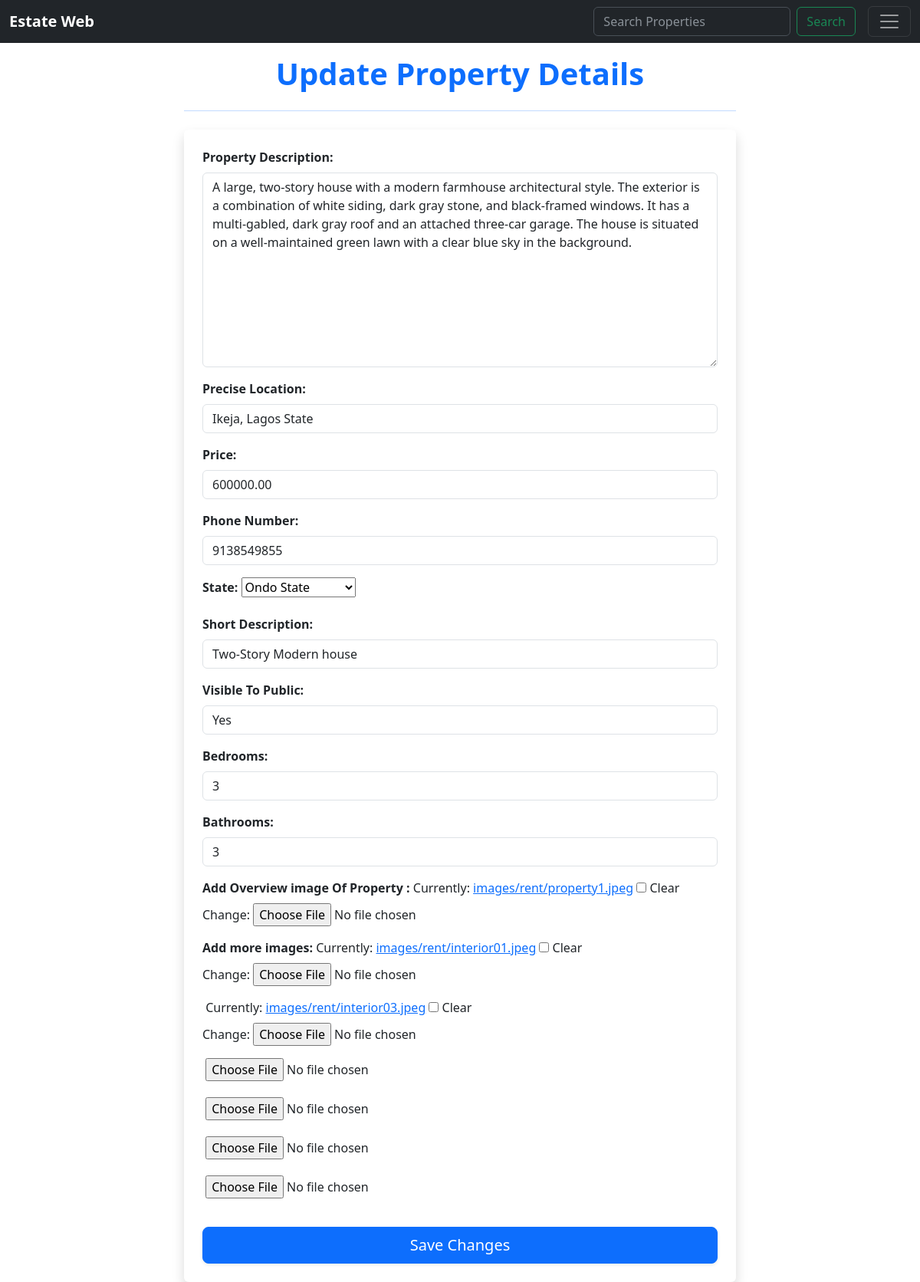
Screenshot of /update_property/19 (signed in) with the database file from the repository.
### estate/models.py (models this page shows, shortened)
class PropertyManagementRent(models.Model):
    user_id=models.IntegerField('Landlord', blank=False, default=1)
    owner = models.CharField('Listed By', max_length=120, default="Akinfiresoye")
    summary=models.CharField('Short building tag', max_length=30, default=None)
    description= models.TextField('Description')
    location= models.CharField('Location', max_length=255)
    state= models.CharField(max_length=20,choices=STATES, default='Lagos State')
    phone_number = models.IntegerField('Phone Number')
    price_range = models.DecimalField(max_digits=10, decimal_places=2, null=True, blank=True)
    available=models.BooleanField('Availble', default=True)
    bedrooms = models.IntegerField(default=1, blank=True, null=True)
    bathrooms = models.IntegerField(default=1, blank=True, null=True)
    last_updated = models.DateTimeField(auto_now=True)
    whilist=models.BooleanField('Add to Whilist', default=False)
    base_image= models.ImageField(null=True, blank=True, upload_to="images/rent")
    image1= models.ImageField(null=True, blank=True, upload_to="images/rent")
    image2= models.ImageField(null=True, blank=True, upload_to="images/rent")
    image3= models.ImageField(null=True, blank=True, upload_to="images/rent")
    image4= models.ImageField(null=True, blank=True, upload_to="images/rent")
    image5= models.ImageField(null=True, blank=True, upload_to="images/rent")
    image6= models.ImageField(null=True, blank=True, upload_to="images/rent")
    listed_date=models.DateTimeField(default=datetime.now, blank=True)

### estate/views.py (the view)
# urls.py: path('update_property/<property_id>', views.update_property_rent, name="update-property"),
def update_property_rent(request, property_id):
    if request.user.is_authenticated:
        property=PropertyManagementRent.objects.get(pk= property_id)
        form= LeaseForm(request.POST or None,request.FILES or None, instance=property)
        if form.is_valid():
            form.save()
            messages.success(request, "Property Updated Successfully")
            return redirect('my-listings')
        return render(request, 'estate/update_property.html', {'property': property, 'form': form})
    else:
        messages.success(request, ('You need to be logged in to accesss this page'))
        return redirect('welcome-page')

### estate/templates/estate/update_property.html (shortened to what this page needs)
{% extends 'estate/base.html' %}
{% block content %}
<div class="container mt-5">
    {% if user.is_authenticated %}
        <div class="row justify-content-center">
            <div class="col-md-8">
                <h1 class="text-center mb-4 text-primary fw-bold text-shadow">Update Property Details</h1>
                <hr class="mb-4 border-primary">
                {% if submitted %}
                    <div class="alert alert-success text-center border-success" role="alert">
                        <h3 class="alert-heading text-success">Success!</h3>
                        Your property details have been updated.
                        <hr class="border-success">
                        <p class="mb-0">You can now view your changes or return to the dashboard.</p>
                        <div class="d-flex justify-content-center mt-3">
                            <a href="{% url 'best-deals-r' %}" class="btn btn-outline-success mx-2">View All Rent Deals</a>
                            <a href="{% url 'user-dashboard' %}" class="btn btn-outline-secondary mx-2">Go to Dashboard</a>
                        </div>
                    </div>
                {% else %}
                    <form action="" method="POST" enctype="multipart/form-data" class="bg-white p-4 rounded shadow">
                        {% for field in form %}
                            <div class="mb-3">
                                <label for="{{ field.id_for_label }}" class="form-label fw-bold text-dark">{{ field.label_tag }}</label>
                                {{ field }}
                            </div>
                        {% endfor %}
                        <div class="d-grid gap-2">
                            <button type="submit" class="btn btn-primary btn-lg mt-3 shadow-sm">Save Changes</button>
                        </div>
                    </form>
                {% endif %}
            </div>
        </div>
    {% endif %}
</div>
{% endblock %}

### rows the page displays
PropertyManagementRent: form "A large, two-story house with a modern farmhouse architectural style. The exterior is a combination of white siding, dark gray stone, and black-framed windows. It has a multi-gabled, dark gray roof and an attached three-car garage. The house is situated on a well-maintained green lawn with a clear blue sky in the background." "Ikeja, Lagos State" "600000.00" "9138549855" "Ondo State" "Two-Story Modern house" "Yes" "3" "3"

### other values shown
{{ field.label_tag }} "Property Description:" "Precise Location:" "Price:" "Phone Number:" "State:" "Short Description:" "Visible To Public:" "Bedrooms:" "Bathrooms:" "Add Overview image Of Property :" "Add more images:"
